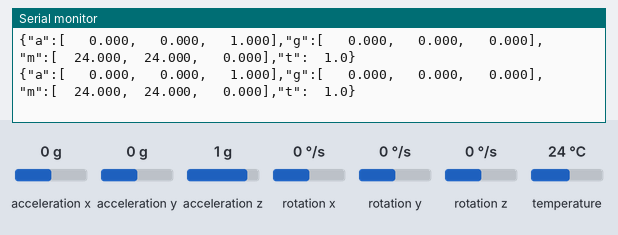
Bench run of a program on a simulated Seeed XIAO (SAMD21). Shown: the last lines printed to the serial monitor. The inputs (shaded band) are chosen by the test bench; at power-on: acceleration x 0 g, acceleration y 0 g, acceleration z 1 g, rotation x 0 °/s, rotation y 0 °/s, rotation z 0 °/s, temperature 24 °C.

Above: at 1.2 s.
1.3 s: acceleration x set to -0.2 g
At 1.49 s:
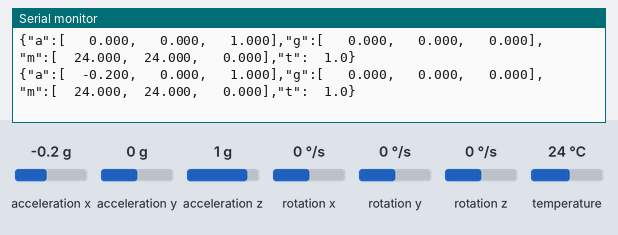
4.8 s: acceleration y set to -0.2 g
At 4.82 s:
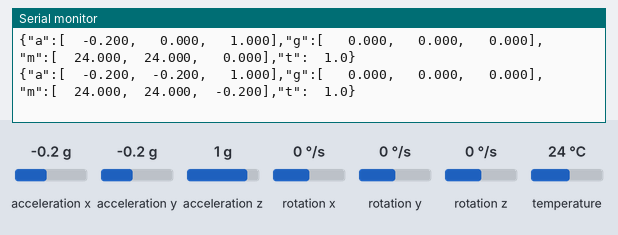
6.7 s: acceleration z set to 0.1 g
At 6.77 s:
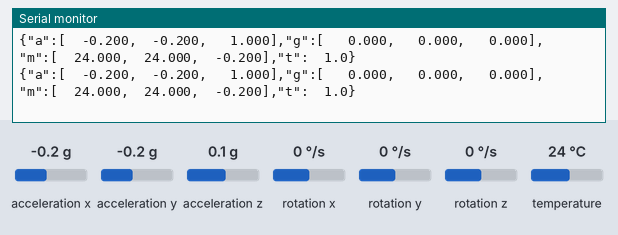
8.2 s: acceleration z set to -0.2 g
At 8.38 s:
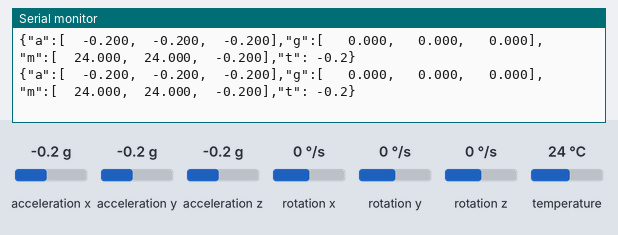

The program:

main.cpp
```cpp
// (licence header left out)
#include "commutation_serial.hpp"
#include "xiao_imu.hpp"

#include <Arduino.h>

///////////////////////////////////////////////////////////////
CommutationSerial<25> cs;
XIAO::XIAOImu imu;

///////////////////////////////////////////////////////////////
void setup()
{
    cs.setup(&Serial);
    imu.setup();
}

void loop()
{
    static int rcl_ms = 1;
    ////////////////////////////////////////////////////
    static int count = 0;
    if (100 <= count++) {
        count = 0;
        imu.update();
        //////////////////////////////////
        char buffer[100];
        sprintf(buffer,
                "{"
                "\"a\":[%8.3f,%8.3f,%8.3f],"
                "\"g\":[%8.3f,%8.3f,%8.3f],"
                "\"m\":[%8.3f,%8.3f,%8.3f],"
                "\"t\":%5.1f"
                "}\n", //
                (imu.get_accel().x),
                (imu.get_accel().y),
                (imu.get_accel().z), //
                (imu.get_gyro().x),
                (imu.get_gyro().y),
                (imu.get_gyro().z),
                (0), // motor.up
                (0), // motor.left
                (0), // motor.right
                (imu.get_TempC()));
        Serial.print(buffer);
        //////////////////////////////////
    }

    cs.loop();
    ////////////////////////////////////////////////////
    delay(rcl_ms);
}
```

commutation_serial.hpp
```cpp
// (licence header left out)
#ifndef COMMUTATION_SERIAL_HPP
#define COMMUTATION_SERIAL_HPP

#include <Arduino.h>

template <int NUM>
class CommutationSerial {
public:
    CommutationSerial();

public:
    void setup(HardwareSerial *serial);
    void loop();

private:
    void _received();
    void _calculate();
    void _send();

private:
    HardwareSerial *_serial;
    const int SERIAL_DATA_MAX = NUM;
    char _data[NUM + 2];
    int index = 0;
};

template <int NUM>
CommutationSerial<NUM>::CommutationSerial()
{
}

template <int NUM>
void CommutationSerial<NUM>::setup(HardwareSerial *serial)
{
    this->_serial = serial;
}

template <int NUM>
void CommutationSerial<NUM>::loop()
{
    this->_received();
    this->_send();
}

template <int NUM>
void CommutationSerial<NUM>::_received()
{
    while (0 < this->_serial->available()) {
        char c = this->_serial->read();
        if ('\n' == c) {
            this->_data[this->index] = '\0';
            this->_calculate();
            this->index = 0;
            break;
        } else {
            this->_data[this->index++] = c;
            if (this->SERIAL_DATA_MAX <= this->index) {
                this->index = 0;
            }
        }
    }
}

template <int NUM>
void CommutationSerial<NUM>::_calculate()
{
    this->_serial->println(this->_data);
}

template <int NUM>
void CommutationSerial<NUM>::_send()
{
    static int count = 0;
    count++;
    if (1000 <= count) {
        //////////////////////////////////
        count = 0;
    }
}

#endif
```

xiao_imu.cpp
```cpp
// (licence header left out)
#include "xiao_imu.hpp"

namespace XIAO
{

XIAOImu::XIAOImu()
{
}

///////////////////////////////////////////////////////////////
// pubic
///////////////////////////////////////////////////////////////
bool XIAOImu::setup(uint8_t bus_type, uint8_t input_arg)
{
    bool result = false;
    if (NULL == this->_com_imu) {
        this->_com_imu = new LSM6DS3(bus_type, input_arg);
    }
    if (NULL != this->_com_imu) {
        if (0 == this->_com_imu->begin()) {
            result = true;
        }
    }
    this->_initialize = result;
    return this->_initialize;
}
bool XIAOImu::update(void)
{
    int result = 0;
    if (true == this->_initialize) {
        result += (true == this->_read_accel()) ? 1 : 0;
        result += (true == this->_read_gyro()) ? 1 : 0;
        result += (true == this->_read_TempC()) ? 1 : 0;
    }
    return (3 <= result) ? true : false;
}

///////////////////////////////////////////////////////////////
// getter
///////////////////////////////////////////////////////////////
XIAOImu::Vector3 XIAOImu::get_accel()
{
    return this->_accel;
}
XIAOImu::Vector3 XIAOImu::get_gyro()
{
    return this->_gyro;
}
float XIAOImu::get_TempC()
{
    return this->_temp;
}

///////////////////////////////////////////////////////////////
// private
///////////////////////////////////////////////////////////////
bool XIAOImu::_read_accel()
{
    bool result = false;
    if (true == this->_initialize) {
        this->_accel.set( //
                this->_com_imu->readFloatAccelX(),
                this->_com_imu->readFloatAccelY(),
                this->_com_imu->readFloatAccelZ());
        result = true;
    }
    return result;
}
bool XIAOImu::_read_gyro()
{
    bool result = false;
    if (true == this->_initialize) {
        this->_gyro.set( //
                this->_com_imu->readFloatGyroX(),
                this->_com_imu->readFloatGyroY(),
                this->_com_imu->readFloatGyroZ());
        result = true;
    }
    return result;
}
bool XIAOImu::_read_TempC()
{
    bool result = false;
    if (true == this->_initialize) {
        this->_temp = this->_com_imu->readTempC();
        result      = true;
    }
    return result;
}

} // namespace XIAO
```

xiao_imu.hpp
```cpp
// (licence header left out)
#ifndef XIAO_IMU_HPP
#define XIAO_IMU_HPP

#include "LSM6DS3.h"

#include <Arduino.h>

namespace XIAO
{
#ifndef XIAO_IMU_UNKNOWN_TEMP
#define XIAO_IMU_UNKNOWN_TEMP (-999)
#endif

class XIAOImu {
public:
    class Vector3 {
    public:
        Vector3(float x_axis = 0, float y_axis = 0, float z_axis = 0) : x(x_axis), y(y_axis), z(z_axis) {}
        void set(float x_axis = 0, float y_axis = 0, float z_axis = 0)
        {
            this->x = x_axis;
            this->y = y_axis;
            this->z = z_axis;
        }

        float x = 0;
        float y = 0;
        float z = 0;
    };

public:
    XIAOImu();

public:
    bool setup(uint8_t bus_type = I2C_MODE, uint8_t input_arg = 0x6A);
    bool update(void);

public:
    Vector3 get_accel();
    Vector3 get_gyro();
    float get_TempC();

private:
    Vector3 _accel;
    Vector3 _gyro;
    float _temp = XIAO_IMU_UNKNOWN_TEMP;
    bool _read_accel();
    bool _read_gyro();
    bool _read_TempC();

private:
    LSM6DS3 *_com_imu;
    const float _unknown_temp = XIAO_IMU_UNKNOWN_TEMP;
    bool _initialize          = false;
};

} // namespace XIAO

#endif
```

Measured:
- the behaviour switches between 0 and -0.1 g on acceleration x (found by bisection; images 0 and 1)
- the behaviour switches between 0 and -0.1 g on acceleration y (found by bisection; images 1 and 2)
- the behaviour switches between 0 and -0.1 g on acceleration z (found by bisection; images 3 and 4)
- after the input at 1.3 s, the serial monitor: prints a new line after 0.08 s (image 1)
- after the input at 4.8 s, the serial monitor: prints a new line at once (image 2)
- after the input at 8.2 s, the serial monitor: prints a new line after 0.06 s (image 4)
